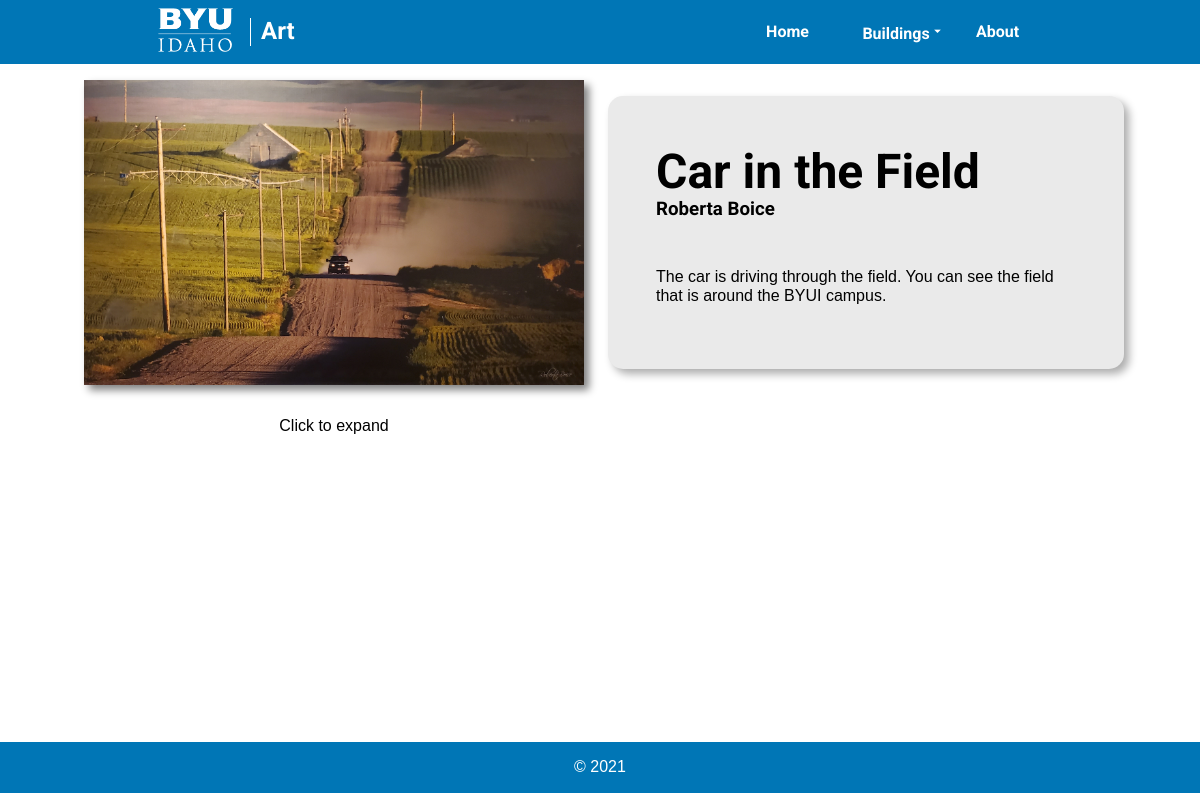
Page /art/6 on the committed database.
### art/models.py (models this page shows, shortened)
class Artwork(models.Model):
    title = models.CharField(max_length=255)
    artist_name = models.ForeignKey(Artist, null=True, blank=True, on_delete=models.CASCADE)
    year_created = models.IntegerField(null=True, blank=True)
    picture = models.ImageField(upload_to="pictures/")
    building = models.ManyToManyField('Building_Name', related_name='artwork')
    categories = models.ManyToManyField('Category', related_name='artwork')
    floor = models.IntegerField(validators=[MinValueValidator(0), MaxValueValidator(5)], default=1)
    description = models.CharField(max_length=500, blank=True)

class Artist(models.Model):
    first_name = models.CharField(max_length=50)
    last_name = models.CharField(max_length=50)
    def __str__(self):
        return self.first_name + " " + self.last_name

### art/views.py (the view)
# urls.py: path("art/<int:pk>", ArtDetailView.as_view(), name="artwork_detail")
class ArtDetailView(DetailView):
    model = Artwork
    template_name = "artwork_detail.html"
    def get_context_data(self, **kwargs):
        context = super(ArtDetailView, self).get_context_data(**kwargs)
        context['building_names'] = Building_Name.objects.all().order_by('name')
        return context

### art/templates/artwork_detail.html (shortened to what this page needs)
{% extends 'base.html' %}
{% load tags %}
{% load static %}
{% block content %}
<main>
    <div id="detail-grid" style="box-sizing: border-box;">
        <img id="detail-image" src="../../../media/{{ object.picture }}" alt="{{ object.picture }}">
        <div id="detail-info">
            <h1 id="title">{{ object.title }}</h1>
            {% if object.artist_name != None %}
            <h3 id="artist-name">{{ object.artist_name }} </h3>
            {% endif %}
            {% if object.description != None %}
            <p id="description">{{ object.description }}</p>
            {% endif %}
        </div>
        <p id="expand">Click to expand</p>
    </div>
</main>
{% endblock %}

### art/static/style.css (style rules this page uses)
html { font-size: 16px; width: 100%; }
body { margin: 0; font-family: 'Noto Sans JP', sans-serif; width: 100%; overflow-x: hidden; min-height: 100vh; height: 100vh; }
h1, h2, h3, h4, h5, h6 { font-family: 'Roboto', sans-serif; }
main { min-height: 84.8%; }
#detail-grid { display: grid; grid-template-columns: 1fr 1fr; width: 90%; margin: auto; padding: 1rem; grid-gap: 1rem; }
#detail-image { max-width: 500px; display: block; margin: auto; box-shadow: 5px 5px 8px grey; transition: .5s ease; }
#detail-info { max-width: 500px; padding: 3rem; background-color: #EAEAEA; border-radius: 15px; box-shadow: 5px 5px 8px #adadad; margin: auto 0; }
#title { font-size: 3rem; margin: 0; }
#artist-name { display: inline; }
#description { margin-top: 3rem; }
#expand { text-align: center; }

### rows in the picture
Artwork: picture (picture), title "Car in the Field", artist_name "Roberta Boice", description "The car is driving through the field. You can see the field that is around the BYUI campus."
